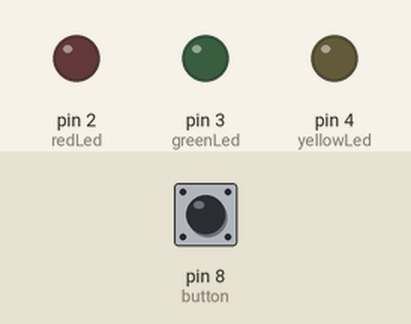
Simulated run of this sketch. Board: Arduino Uno, built with avr-gcc and run on an emulated ATmega328P. On the bench: output pins drawn as LEDs (lit = HIGH). The inputs (shaded band) are chosen by the test bench; at power-on: pin 8 (button) LOW.

Above: at 1.2 s.
1.3 s: pin 8 (button) pulled HIGH for 0.15 s
At 1.37 s:
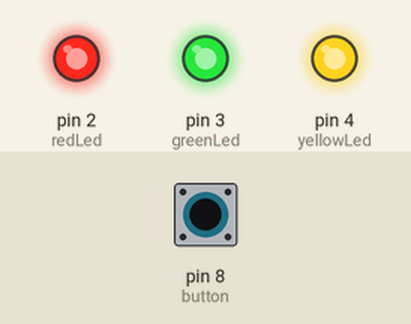
2.9 s: pin 8 (button) pulled HIGH for 3.2 s
At 7.0 s:
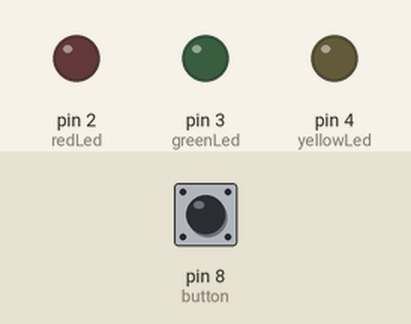
Timing chart, 0 to 8.5 s (numbered marks = the images above; inputs shaded):
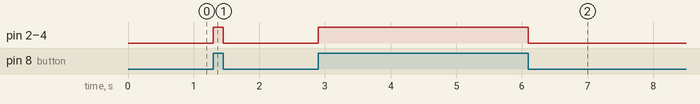

The sketch:

LED_on_with_button.ino
```cpp
int redLed = 2;
int greenLed = 3;
int yellowLed = 4;
int button = 8;
int state;

void setup()
{
  pinMode(button, INPUT);
  pinMode(redLed, OUTPUT);
  pinMode(greenLed, OUTPUT);
  pinMode(yellowLed, OUTPUT);
}

void loop()
{
  state = digitalRead(button);
  if(state == 1){
  	digitalWrite(redLed, HIGH);
  	digitalWrite(greenLed, HIGH);
  	digitalWrite(yellowLed, HIGH);
  }
  else{
    digitalWrite(redLed, LOW);
  	digitalWrite(greenLed, LOW);
  	digitalWrite(yellowLed, LOW);
  }
}
```

Measured:
- after the input at 1.3 s, pin 2 (redLed), pin 3 (greenLed), pin 4 (yellowLed): LOW → HIGH at once, → LOW 0.15 s later
- after the input at 2.9 s, pin 2 (redLed), pin 3 (greenLed), pin 4 (yellowLed): LOW → HIGH at once, → LOW 3.2 s later
